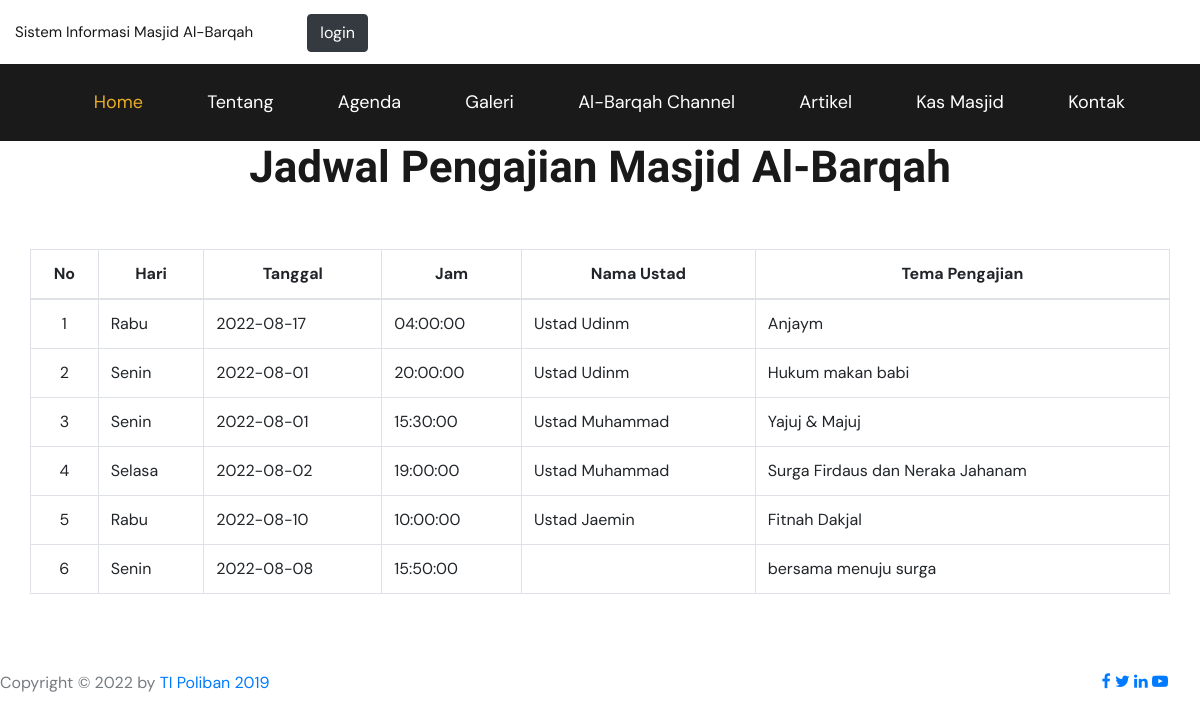
The app's page /index.php/home/pengajian with its own data.
### tables this page shows
CREATE TABLE `pengajian` (
  `id_pengajian` int(11) NOT NULL,
  `id_penceramah` int(11) NOT NULL,
  `hari_pengajian` varchar(7) NOT NULL,
  `tgl_pengajian` date NOT NULL,
  `jam_pengajian` time NOT NULL,
  `tema_pengajian` text NOT NULL
);

CREATE TABLE `penceramah` (
  `id_penceramah` int(11) NOT NULL,
  `nama_penceramah` varchar(100) NOT NULL
);

### application/views/layout/v_content.php (called while the page is built)
<?php
if ($isi) {
	$this->load->view($isi);
}

### application/views/layout/v_wrapper.php (called while the page is built)
<?php
require_once('v_head.php');
require_once('v_nav.php');
require_once('v_content.php');
require_once('v_footer.php');

### application/controllers/Home.php (called while the page is built, shortened)
<?php
class Home extends CI_Controller {
	public function __construct()
	{
		$this->load->model('m_home');
		$this->load->model('m_galeri');
	}
	public function pengajian()
	{
		$data = array(
			'title' => 'Jadwal Pengajian',
			'pengajian' => $this->m_home->pengajian(),
			'isi'=> 'v_pengajian'
			);
		$this->load->view('layout/v_wrapper', $data, FALSE);
	}
}

### index.php (called while the page is built, shortened)
<?php
require_once BASEPATH.'core/CodeIgniter.php';

### application/models/M_home.php (called while the page is built, shortened)
<?php
class M_home extends CI_Model {
    public function pengajian()
    {
        $this->db->select('*');
        $this->db->from('pengajian');
         $this->db->join('penceramah', 'penceramah.id_penceramah = pengajian.id_penceramah','left');
        $this->db->order_by('id_pengajian', 'desc');
        return $this->db->get()->result();
    }
}

### application/views/v_pengajian.php (the view, shortened to what this page needs)
<section class="padding ptb-xs-40">
	<div class="container">
		<div class="row">
			<div class="col-lg-12">
				<div class="headeing pb-30">
					<div class="section-title">
                         <h2>Jadwal Pengajian Masjid Al-Barqah</h2>
                     </div>
				</div>
				<div class="col-lg-12">
					<table class="table table-bordered">
						<thead class="dark-bg">
							<tr>
								<th class="text-center">No</th>
								<th class="text-center">Hari</th>
								<th class="text-center">Tanggal</th>
								<th class="text-center">Jam</th>
								<th class="text-center">Nama Ustad</th>
								<th class="text-center">Tema Pengajian</th>
							</tr>
						</thead>
						<tbody>
							<?php $no=1; foreach ($pengajian as $key => $value) { ?>
							<tr>
								<td class="text-center"> <?= $no++ ?> </td>
								<td><?= $value->hari_pengajian?> </td>
								<td><?= $value->tgl_pengajian?> </td>
								<td><?= $value->jam_pengajian?> </td>
								<td><?= $value->nama_penceramah?> </td>
								<td><?= $value->tema_pengajian?> </td>
							</tr>
						<?php 	}?>
						</tbody>
					</table>
				</div>
			</div>
		</div>
	</div>
</section>

### template/front-end/css/style.css (style rules this page uses)
html, body { height: 100%; font-family: "DM Sans", sans-serif; -webkit-font-smoothing: antialiased; }
h1, h2, h3, h4, h5, h6 { margin: 0; color: #111111; font-weight: 600; font-family: "Barlow Condensed", sans-serif; }
h2 { font-size: 36px; }
.section-title { margin-bottom: 55px; text-align: center; }
.section-title h2 { font-size: 44px; color: #19191A; }
@media only screen and (min-width: 1200px) { .container { max-width: 1200px; } }

### records on screen
pengajian: hari_pengajian "Rabu", tgl_pengajian "2022-08-17", jam_pengajian "04:00:00", id_penceramah.nama_penceramah "Ustad Udinm", tema_pengajian "Anjaym"
pengajian: hari_pengajian "Senin", tgl_pengajian "2022-08-01", jam_pengajian "20:00:00", id_penceramah.nama_penceramah "Ustad Udinm", tema_pengajian "Hukum makan babi"
pengajian: hari_pengajian "Senin", tgl_pengajian "2022-08-01", jam_pengajian "15:30:00", id_penceramah.nama_penceramah "Ustad Muhammad", tema_pengajian "Yajuj & Majuj"
pengajian: hari_pengajian "Selasa", tgl_pengajian "2022-08-02", jam_pengajian "19:00:00", id_penceramah.nama_penceramah "Ustad Muhammad", tema_pengajian "Surga Firdaus dan Neraka Jahanam"
pengajian: hari_pengajian "Rabu", tgl_pengajian "2022-08-10", jam_pengajian "10:00:00", id_penceramah.nama_penceramah "Ustad Jaemin", tema_pengajian "Fitnah Dakjal"
pengajian: hari_pengajian "Senin", tgl_pengajian "2022-08-08", jam_pengajian "15:50:00", tema_pengajian "bersama menuju surga"
